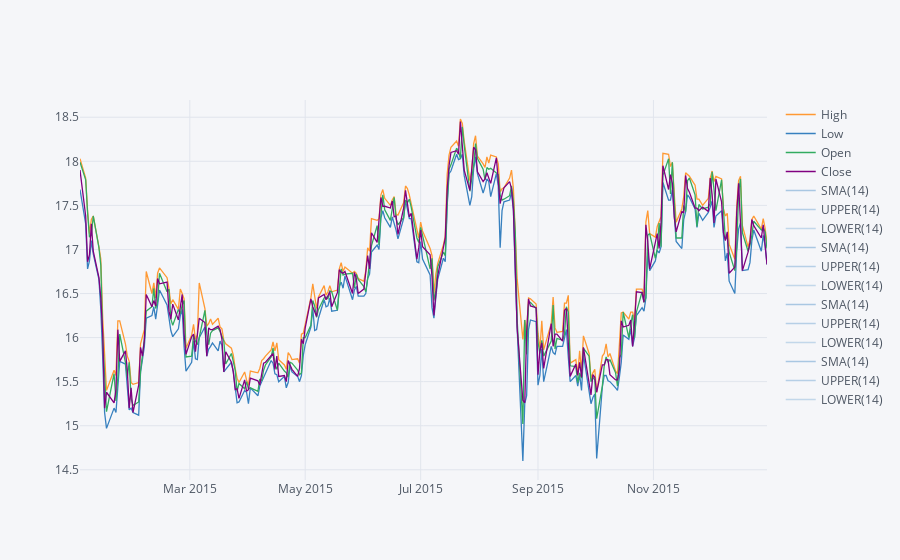

The notebook cell this image was saved under:
### Markdown cell above
**Use .ta_plot(study='boll') to create a Bollinger Band Plot for Bank of America for the year 2015.**

### Code cell
BAC[['High', 'Low', 'Open', 'Close']].loc['2015-01-01':'2016-01-01'].ta_plot(study='boll')

### Figure 1 — Plotly figure (JSON) as saved in the notebook; plotly's stock layout.template omitted (floating-point values rounded to 4 significant figures; data arrays with more than 128 entries replaced by an {"elided": "..."} marker saying what was removed)
{"data": [{"line": {"color": "rgba(255, 153, 51, 1.0)", "dash": "solid", "shape": "linear", "width": 1.3}, "mode": "lines", "name": "High", "text": "", "type": "scatter", "x": {"elided": "252 str values"}, "y": {"elided": "252 float values"}}, {"line": {"color": "rgba(55, 128, 191, 1.0)", "dash": "solid", "shape": "linear", "width": 1.3}, "mode": "lines", "name": "Low", "text": "", "type": "scatter", "x": {"elided": "252 str values"}, "y": {"elided": "252 float values"}}, {"line": {"color": "rgba(50, 171, 96, 1.0)", "dash": "solid", "shape": "linear", "width": 1.3}, "mode": "lines", "name": "Open", "text": "", "type": "scatter", "x": {"elided": "252 str values"}, "y": {"elided": "252 float values"}}, {"line": {"color": "rgba(128, 0, 128, 1.0)", "dash": "solid", "shape": "linear", "width": 1.3}, "mode": "lines", "name": "Close", "text": "", "type": "scatter", "x": {"elided": "252 str values"}, "y": {"elided": "252 float values"}}, {"line": {"color": "rgba(55, 128, 191, 0.4000000000000002)", "dash": "solid", "shape": "linear", "width": 1.3}, "mode": "lines", "name": "SMA(14)", "text": "", "type": "scatter", "x": {"elided": "252 str values"}, "y": {"elided": "252x4 mixed values"}}, {"line": {"color": "rgba(55, 128, 191, 0.33333333333333354)", "dash": "solid", "shape": "linear", "width": 1.3}, "mode": "lines", "name": "UPPER(14)", "text": "", "type": "scatter", "x": {"elided": "252 str values"}, "y": {"elided": "252x4 mixed values"}}, {"line": {"color": "rgba(55, 128, 191, 0.2666666666666669)", "dash": "solid", "shape": "linear", "width": 1.3}, "mode": "lines", "name": "LOWER(14)", "text": "", "type": "scatter", "x": {"elided": "252 str values"}, "y": {"elided": "252x4 mixed values"}}, {"line": {"color": "rgba(55, 128, 191, 0.4000000000000002)", "dash": "solid", "shape": "linear", "width": 1.3}, "mode": "lines", "name": "SMA(14)", "text": "", "type": "scatter", "x": {"elided": "252 str values"}, "y": {"elided": "252x4 mixed values"}}, {"line": {"color": "rgba(55, 128, 191, 0.33333333333333354)", "dash": "solid", "shape": "linear", "width": 1.3}, "mode": "lines", "name": "UPPER(14)", "text": "", "type": "scatter", "x": {"elided": "252 str values"}, "y": {"elided": "252x4 mixed values"}}, {"line": {"color": "rgba(55, 128, 191, 0.2666666666666669)", "dash": "solid", "shape": "linear", "width": 1.3}, "mode": "lines", "name": "LOWER(14)", "text": "", "type": "scatter", "x": {"elided": "252 str values"}, "y": {"elided": "252x4 mixed values"}}, {"line": {"color": "rgba(55, 128, 191, 0.4000000000000002)", "dash": "solid", "shape": "linear", "width": 1.3}, "mode": "lines", "name": "SMA(14)", "text": "", "type": "scatter", "x": {"elided": "252 str values"}, "y": {"elided": "252x4 mixed values"}}, {"line": {"color": "rgba(55, 128, 191, 0.33333333333333354)", "dash": "solid", "shape": "linear", "width": 1.3}, "mode": "lines", "name": "UPPER(14)", "text": "", "type": "scatter", "x": {"elided": "252 str values"}, "y": {"elided": "252x4 mixed values"}}, {"line": {"color": "rgba(55, 128, 191, 0.2666666666666669)", "dash": "solid", "shape": "linear", "width": 1.3}, "mode": "lines", "name": "LOWER(14)", "text": "", "type": "scatter", "x": {"elided": "252 str values"}, "y": {"elided": "252x4 mixed values"}}, {"line": {"color": "rgba(55, 128, 191, 0.4000000000000002)", "dash": "solid", "shape": "linear", "width": 1.3}, "mode": "lines", "name": "SMA(14)", "text": "", "type": "scatter", "x": {"elided": "252 str values"}, "y": {"elided": "252x4 mixed values"}}, {"line": {"color": "rgba(55, 128, 191, 0.33333333333333354)", "dash": "solid", "shape": "linear", "width": 1.3}, "mode": "lines", "name": "UPPER(14)", "text": "", "type": "scatter", "x": {"elided": "252 str values"}, "y": {"elided": "252x4 mixed values"}}, {"line": {"color": "rgba(55, 128, 191, 0.2666666666666669)", "dash": "solid", "shape": "linear", "width": 1.3}, "mode": "lines", "name": "LOWER(14)", "text": "", "type": "scatter", "x": {"elided": "252 str values"}, "y": {"elided": "252x4 mixed values"}}], "layout": {"legend": {"bgcolor": "#F5F6F9", "font": {"color": "#4D5663"}}, "paper_bgcolor": "#F5F6F9", "plot_bgcolor": "#F5F6F9", "title": {"font": {"color": "#4D5663"}}, "xaxis": {"gridcolor": "#E1E5ED", "showgrid": true, "tickfont": {"color": "#4D5663"}, "title": {"font": {"color": "#4D5663"}, "text": ""}, "zerolinecolor": "#E1E5ED"}, "yaxis": {"gridcolor": "#E1E5ED", "showgrid": true, "tickfont": {"color": "#4D5663"}, "title": {"font": {"color": "#4D5663"}, "text": ""}, "zerolinecolor": "#E1E5ED"}}}
